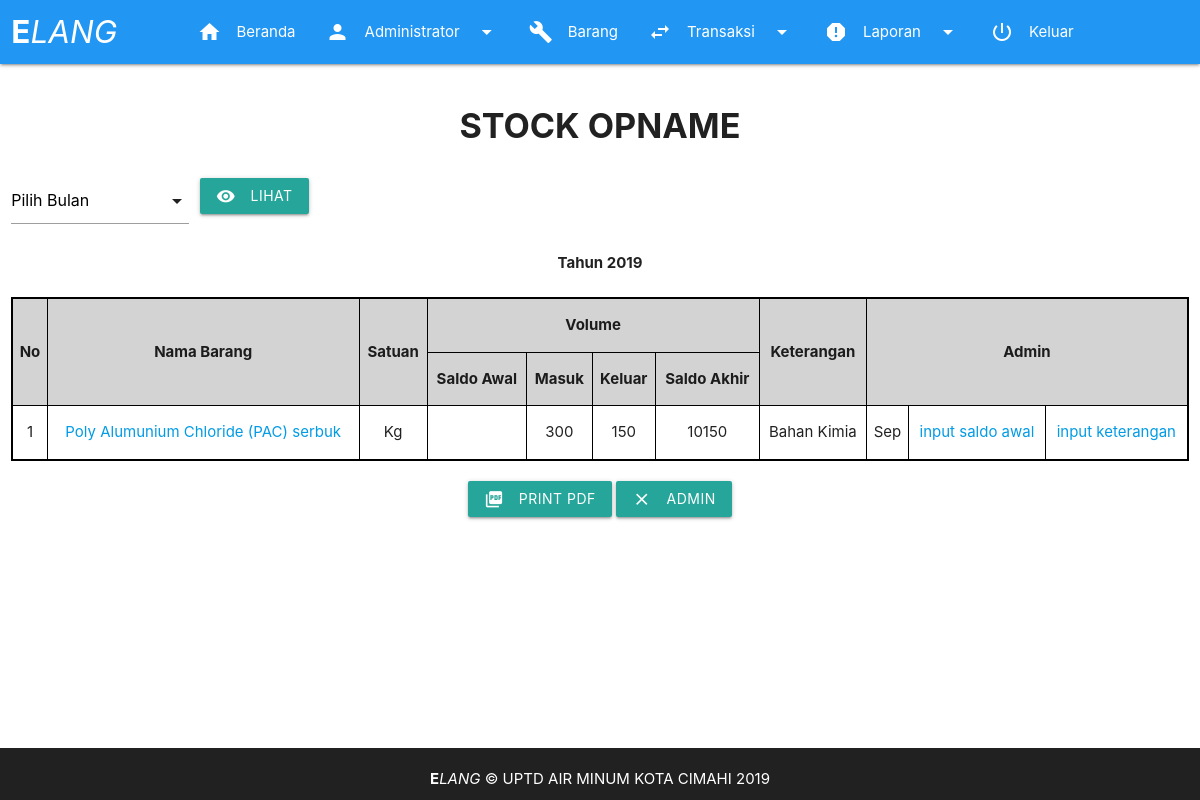
Page /page/stock_opname.php (signed in) on the earlier database version.
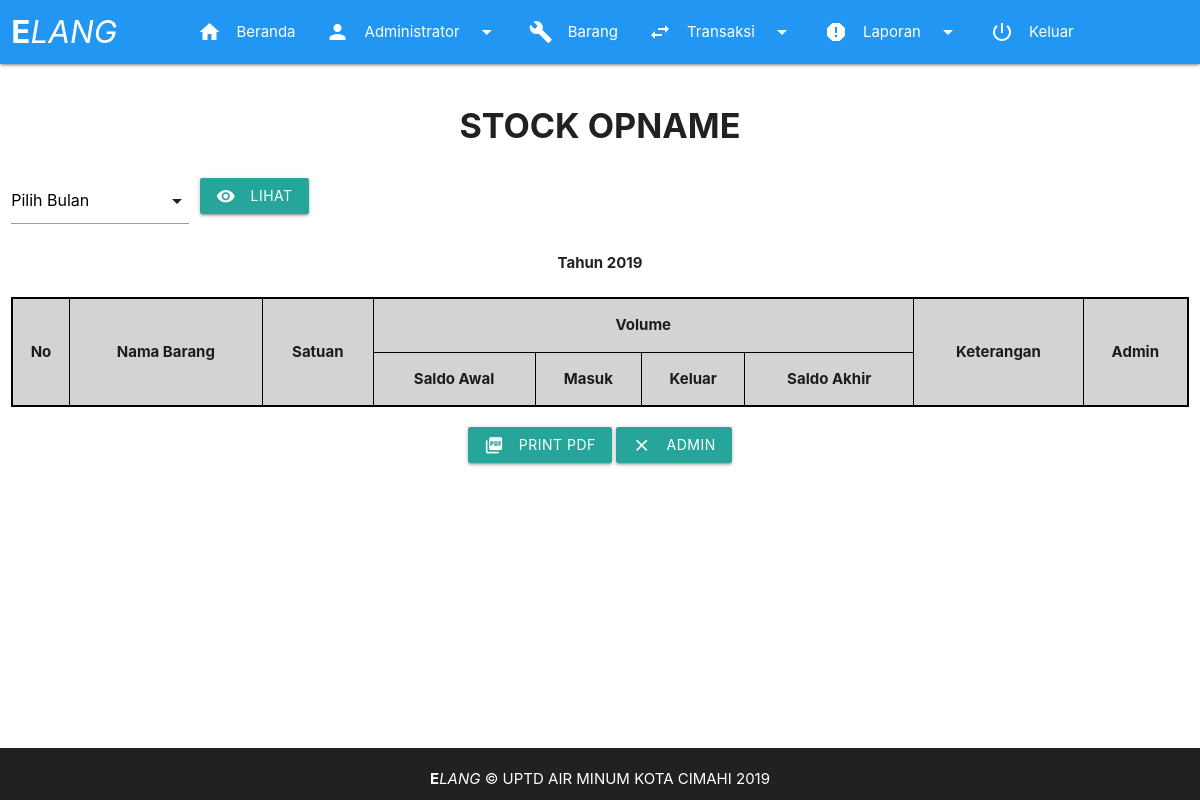
Same page on the later database version.
### tables this page shows
CREATE TABLE `stok_opname` (
  `id` int(11) NOT NULL,
  `nama_barang` varchar(100) NOT NULL,
  `kode_barang` varchar(10) NOT NULL,
  `satuan` varchar(10) NOT NULL,
  `saldo_awal` int(11) NOT NULL,
  `masuk` int(11) NOT NULL,
  `keluar` int(11) NOT NULL,
  `saldo_akhir` int(11) NOT NULL,
  `keterangan` varchar(100) NOT NULL,
  `bulan` date NOT NULL
);

### fungsi/fungsi.php (called while the page is built, shortened)
<?php
function tampilkan_stock_opname(){
	global $link;
	$query = "SELECT * FROM stok_opname ORDER BY bulan DESC";
	$result = mysqli_query($link, $query) or die ('gagal menampilkan data stock opname');
	return $result;
}
?>

### page/stock_opname.php (the view, shortened to what the changed rows need)
<!DOCTYPE html>
  <html>
    <head>
      <?php require_once "../aset/view/headcontent.php"; ?>
    </head>
    <body>
      <?php
      require_once "../fungsi/db.php";
      require_once "../fungsi/fungsi.php";
      $stock_opname = tampilkan_stock_opname();
      $nourut = 1;
      $namabulan = 'Tahun ' . date('Y');
      if(isset($_GET['bulan'])){
        $bulan = $_GET['bulan'];
        $stock_opname = opname_per_bulan($_GET['bulan']);
        if($bulan === '01'){
          $namabulan = 'Bulan Januari';
        }elseif($bulan === '02'){
          $namabulan = 'Bulan Februari';
        }elseif($bulan === '03'){
          $namabulan = 'Bulan Maret';
        }elseif($bulan === '04'){
          $namabulan = 'Bulan April';
        }elseif($bulan === '05'){
          $namabulan = 'Bulan Mei';
        }elseif($bulan === '06'){
          $namabulan = 'Bulan Juni';
        }elseif($bulan === '07'){
          $namabulan = 'Bulan Juli';
        }elseif($bulan === '08'){
          $namabulan = 'Bulan Agustus';
        }elseif($bulan === '09'){
          $namabulan = 'Bulan September';
        }elseif($bulan === '10'){
          $namabulan = 'Bulan Oktober';
        }elseif($bulan === '11'){
          $namabulan = 'Bulan November';
        }elseif($bulan === '12'){
          $namabulan = 'Bulan Desember';
        }else{
          $namabulan = 'Tahun ' . date('Y');
        }
      } else {
        $stock_opname = tampilkan_stock_opname();
      }
      ?>
      <main>
        <div id="cetakLaporan">
          <div class="row">
            <div class="col s12 center">
              <?='<b>' . $namabulan . '</b><br><br>';?>
              <table class="highlight responsive-table centered opname">
                <thead>
                <?php
                  $dispelayiw = '';
                ?>
                  <tr>
                    <th rowspan="2" class="center">No</th>
                    <th rowspan="2" class="center">Nama Barang</th>
                    <th rowspan="2" class="center">Satuan</th>
                    <th colspan="4" class="center">Volume</th>
                    <th rowspan="2" class="center">Keterangan</th>
                    <th rowspan="2" colspan="3" style="display:<?=$dispelayiw;?>;">Admin</th>
                  </tr>
                  <tr>
                    <th class="center">Saldo Awal</th>
                    <th class="center">Masuk</th>
                    <th class="center">Keluar</th>
                    <th class="center">Saldo Akhir</th>
                  </tr>
                </thead>
                <tbody>
                  <?php while($row = mysqli_fetch_assoc($stock_opname)):
                  $dispelay = '';
                  $syaldo_awal = $row['saldo_awal'];
                  if ($syaldo_awal == 0) {
                    $syaldo_awal = '';
                  }
                  ?>
                  <tr>
                    <td><?=$nourut++;?></td>
                    <td><a href="kartu_stock.php?kode=<?=$row['kode_barang'];?>"><?=$row['nama_barang'];?></a></td>
                    <td><?=$row['satuan'];?></td>
                    <td><?=$syaldo_awal;?></td>
                    <td><?=$row['masuk'];?></td>
                    <td><?=$row['keluar'];?></td>
                    <td><?=$row['saldo_akhir'];?></td>
                    <td><?=$row['keterangan'];?></td>
                    <td style="display:<?=$dispelayiw;?>;"><?= date('M', strtotime($row['bulan']));?></td>
                    <td style="display:<?=$dispelayiw;?>;"><a href="opname_saldo_awal.php?id=<?=$row['id'];?>" style="display:<?=$dispelay;?>;">input saldo awal</a></td>
                    <td style="display:<?=$dispelayiw;?>;"><a href="opname_keterangan.php?id=<?=$row['id'];?>" style="display:<?=$dispelay;?>;">input keterangan</a></td>
                  </tr>
                  <?php endwhile;?>
                </tbody>
              </table>
            </div>
          </div>
        </div>
      </main>
    </body>
  </html>

Differences in the rows shown:
removed stok_opname: nama_barang "Poly Alumunium Chloride (PAC) serbuk", satuan "Kg", masuk "300", keluar "150", saldo_akhir "10150", keterangan "Bahan Kimia", bulan "Sep"
